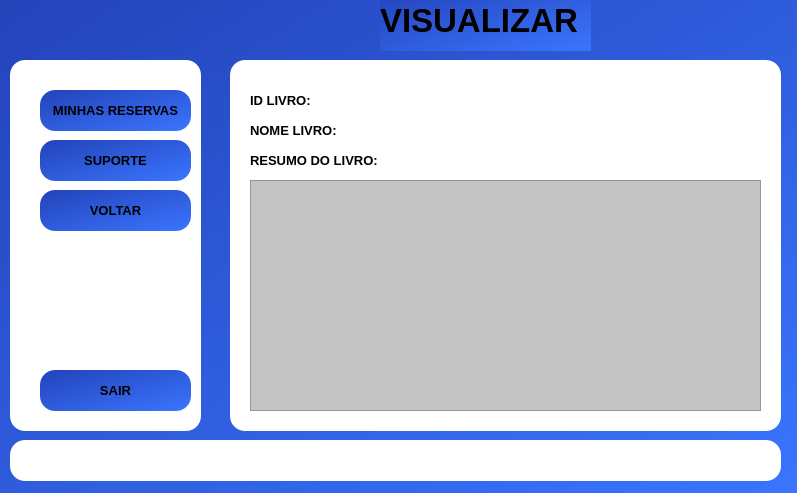
<?xml version="1.0" encoding="UTF-8"?>
<ui version="4.0">
 <class>MainWindow</class>
 <widget class="QMainWindow" name="MainWindow">
  <property name="geometry">
   <rect>
    <x>0</x>
    <y>0</y>
    <width>797</width>
    <height>493</height>
   </rect>
  </property>
  <property name="maximumSize">
   <size>
    <width>797</width>
    <height>493</height>
   </size>
  </property>
  <property name="windowTitle">
   <string>Visualizar</string>
  </property>
  <property name="styleSheet">
   <string notr="true">background-color: qlineargradient(spread:pad, x1:0, y1:0, x2:1, y2:1, stop:0 rgba(35, 67, 185, 255), stop:1 rgba(58, 117, 255, 255));</string>
  </property>
  <widget class="QWidget" name="centralwidget">
   <widget class="QLabel" name="menu">
    <property name="geometry">
     <rect>
      <x>10</x>
      <y>60</y>
      <width>191</width>
      <height>371</height>
     </rect>
    </property>
    <property name="styleSheet">
     <string notr="true">border-radius:15px;
background-color: rgb(255, 255, 255);</string>
    </property>
    <property name="text">
     <string/>
    </property>
   </widget>
   <widget class="QLabel" name="titulo">
    <property name="geometry">
     <rect>
      <x>380</x>
      <y>-10</y>
      <width>211</width>
      <height>61</height>
     </rect>
    </property>
    <property name="font">
     <font>
      <pointsize>25</pointsize>
      <weight>75</weight>
      <bold>true</bold>
     </font>
    </property>
    <property name="styleSheet">
     <string notr="true"/>
    </property>
    <property name="text">
     <string>VISUALIZAR</string>
    </property>
   </widget>
   <widget class="QPushButton" name="Bminhasreservas">
    <property name="geometry">
     <rect>
      <x>40</x>
      <y>90</y>
      <width>151</width>
      <height>41</height>
     </rect>
    </property>
    <property name="font">
     <font>
      <pointsize>10</pointsize>
      <weight>75</weight>
      <bold>true</bold>
     </font>
    </property>
    <property name="styleSheet">
     <string notr="true">border-radius: 15px;
background-color: qlineargradient(spread:pad, x1:0, y1:0, x2:1, y2:1, stop:0 rgba(35, 67, 185, 255), stop:1 rgba(58, 117, 255, 255));</string>
    </property>
    <property name="text">
     <string>MINHAS RESERVAS</string>
    </property>
    <property name="icon">
     <iconset>
      <normaloff>icons/lista-de-controle.png</normaloff>icons/lista-de-controle.png</iconset>
    </property>
   </widget>
   <widget class="QPushButton" name="Bsuporte">
    <property name="geometry">
     <rect>
      <x>40</x>
      <y>140</y>
      <width>151</width>
      <height>41</height>
     </rect>
    </property>
    <property name="font">
     <font>
      <pointsize>10</pointsize>
      <weight>75</weight>
      <bold>true</bold>
     </font>
    </property>
    <property name="styleSheet">
     <string notr="true">border-radius: 15px;
background-color: qlineargradient(spread:pad, x1:0, y1:0, x2:1, y2:1, stop:0 rgba(35, 67, 185, 255), stop:1 rgba(58, 117, 255, 255));</string>
    </property>
    <property name="text">
     <string>SUPORTE</string>
    </property>
    <property name="icon">
     <iconset>
      <normaloff>icons/suporte-tecnico.png</normaloff>icons/suporte-tecnico.png</iconset>
    </property>
   </widget>
   <widget class="QPushButton" name="Bsair">
    <property name="geometry">
     <rect>
      <x>40</x>
      <y>370</y>
      <width>151</width>
      <height>41</height>
     </rect>
    </property>
    <property name="font">
     <font>
      <pointsize>10</pointsize>
      <weight>75</weight>
      <bold>true</bold>
     </font>
    </property>
    <property name="styleSheet">
     <string notr="true">border-radius: 15px;
background-color: qlineargradient(spread:pad, x1:0, y1:0, x2:1, y2:1, stop:0 rgba(35, 67, 185, 255), stop:1 rgba(58, 117, 255, 255));</string>
    </property>
    <property name="text">
     <string>SAIR</string>
    </property>
    <property name="icon">
     <iconset>
      <normaloff>icons/sair.png</normaloff>icons/sair.png</iconset>
    </property>
   </widget>
   <widget class="QLabel" name="fundologue">
    <property name="geometry">
     <rect>
      <x>10</x>
      <y>440</y>
      <width>771</width>
      <height>41</height>
     </rect>
    </property>
    <property name="styleSheet">
     <string notr="true">border-radius:15px;
background-color: rgb(255, 255, 255);</string>
    </property>
    <property name="text">
     <string/>
    </property>
   </widget>
   <widget class="QLabel" name="logue">
    <property name="geometry">
     <rect>
      <x>210</x>
      <y>450</y>
      <width>411</width>
      <height>21</height>
     </rect>
    </property>
    <property name="font">
     <font>
      <pointsize>10</pointsize>
      <weight>75</weight>
      <bold>true</bold>
     </font>
    </property>
    <property name="styleSheet">
     <string notr="true">background-color: rgb(255, 255, 255);</string>
    </property>
    <property name="text">
     <string/>
    </property>
   </widget>
   <widget class="QLabel" name="fundvisualizar">
    <property name="geometry">
     <rect>
      <x>230</x>
      <y>60</y>
      <width>551</width>
      <height>371</height>
     </rect>
    </property>
    <property name="styleSheet">
     <string notr="true">border-radius:15px;
background-color: rgb(255, 255, 255);</string>
    </property>
    <property name="text">
     <string/>
    </property>
   </widget>
   <widget class="QLabel" name="NLIVRO">
    <property name="geometry">
     <rect>
      <x>250</x>
      <y>120</y>
      <width>91</width>
      <height>21</height>
     </rect>
    </property>
    <property name="font">
     <font>
      <pointsize>10</pointsize>
      <weight>75</weight>
      <bold>true</bold>
     </font>
    </property>
    <property name="styleSheet">
     <string notr="true">background-color: rgb(255, 255, 255);</string>
    </property>
    <property name="text">
     <string>NOME LIVRO:</string>
    </property>
   </widget>
   <widget class="QLabel" name="RLIVRO">
    <property name="geometry">
     <rect>
      <x>250</x>
      <y>150</y>
      <width>131</width>
      <height>21</height>
     </rect>
    </property>
    <property name="font">
     <font>
      <pointsize>10</pointsize>
      <weight>75</weight>
      <bold>true</bold>
     </font>
    </property>
    <property name="styleSheet">
     <string notr="true">background-color: rgb(255, 255, 255);</string>
    </property>
    <property name="text">
     <string>RESUMO DO LIVRO:</string>
    </property>
   </widget>
   <widget class="QLabel" name="IDLIVRO">
    <property name="geometry">
     <rect>
      <x>250</x>
      <y>90</y>
      <width>91</width>
      <height>21</height>
     </rect>
    </property>
    <property name="font">
     <font>
      <pointsize>10</pointsize>
      <weight>75</weight>
      <bold>true</bold>
     </font>
    </property>
    <property name="styleSheet">
     <string notr="true">background-color: rgb(255, 255, 255);</string>
    </property>
    <property name="text">
     <string>ID LIVRO:</string>
    </property>
   </widget>
   <widget class="QPushButton" name="Bvoltar">
    <property name="geometry">
     <rect>
      <x>40</x>
      <y>190</y>
      <width>151</width>
      <height>41</height>
     </rect>
    </property>
    <property name="font">
     <font>
      <pointsize>10</pointsize>
      <weight>75</weight>
      <bold>true</bold>
     </font>
    </property>
    <property name="styleSheet">
     <string notr="true">border-radius: 15px;
background-color: qlineargradient(spread:pad, x1:0, y1:0, x2:1, y2:1, stop:0 rgba(35, 67, 185, 255), stop:1 rgba(58, 117, 255, 255));</string>
    </property>
    <property name="text">
     <string>VOLTAR</string>
    </property>
    <property name="icon">
     <iconset>
      <normaloff>icons/voltar.png</normaloff>icons/voltar.png</iconset>
    </property>
   </widget>
   <widget class="QLabel" name="ID">
    <property name="geometry">
     <rect>
      <x>330</x>
      <y>90</y>
      <width>91</width>
      <height>21</height>
     </rect>
    </property>
    <property name="font">
     <font>
      <pointsize>10</pointsize>
      <weight>75</weight>
      <bold>true</bold>
     </font>
    </property>
    <property name="styleSheet">
     <string notr="true">background-color: rgb(255, 255, 255);</string>
    </property>
    <property name="text">
     <string/>
    </property>
   </widget>
   <widget class="QLabel" name="NOMELIVRO">
    <property name="geometry">
     <rect>
      <x>350</x>
      <y>120</y>
      <width>161</width>
      <height>21</height>
     </rect>
    </property>
    <property name="font">
     <font>
      <pointsize>10</pointsize>
      <weight>75</weight>
      <bold>true</bold>
     </font>
    </property>
    <property name="styleSheet">
     <string notr="true">background-color: rgb(255, 255, 255);</string>
    </property>
    <property name="text">
     <string/>
    </property>
   </widget>
   <widget class="QTextEdit" name="RESUMOLIVRO">
    <property name="geometry">
     <rect>
      <x>250</x>
      <y>180</y>
      <width>511</width>
      <height>231</height>
     </rect>
    </property>
    <property name="font">
     <font>
      <pointsize>10</pointsize>
      <weight>75</weight>
      <bold>true</bold>
     </font>
    </property>
    <property name="styleSheet">
     <string notr="true">background-color: rgb(195, 195, 195);</string>
    </property>
    <property name="html">
     <string>&lt;!DOCTYPE HTML PUBLIC &quot;-//W3C//DTD HTML 4.0//EN&quot; &quot;http://www.w3.org/TR/REC-html40/strict.dtd&quot;&gt;
&lt;html&gt;&lt;head&gt;&lt;meta name=&quot;qrichtext&quot; content=&quot;1&quot; /&gt;&lt;style type=&quot;text/css&quot;&gt;
p, li { white-space: pre-wrap; }
&lt;/style&gt;&lt;/head&gt;&lt;body style=&quot; font-family:'MS Shell Dlg 2'; font-size:10pt; font-weight:600; font-style:normal;&quot;&gt;
&lt;p style=&quot;-qt-paragraph-type:empty; margin-top:0px; margin-bottom:0px; margin-left:0px; margin-right:0px; -qt-block-indent:0; text-indent:0px;&quot;&gt;&lt;br /&gt;&lt;/p&gt;&lt;/body&gt;&lt;/html&gt;</string>
    </property>
   </widget>
  </widget>
 </widget>
 <resources/>
 <connections/>
</ui>
